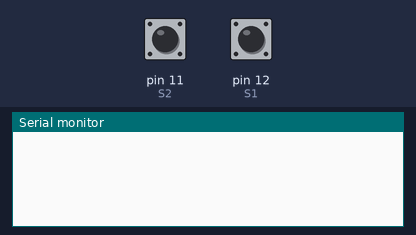
A sketch run on a simulated Arduino Uno, built with avr-gcc and run on an emulated ATmega328P. On the bench: the last lines printed to the serial monitor. The test bench sets the inputs (shaded band); at power-on: pin 12 (S1) HIGH, pin 11 (S2) HIGH.

Above: at 1.2 s.
1.3 s: pin 12 (S1) pulled LOW for 0.15 s
At 2.6 s:
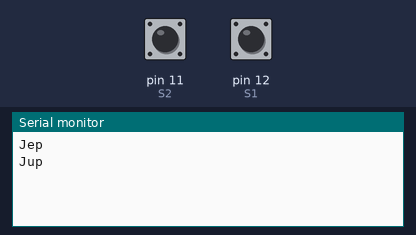
2.9 s: pin 12 (S1) pulled LOW for 3.2 s
At 3.4 s:
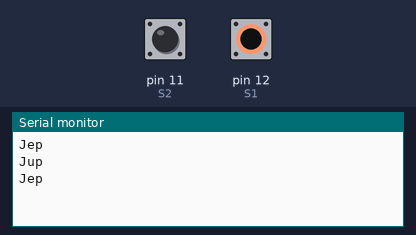

The sketch:

libButton.ino
```cpp
#include "libButton.h"

Button S1(12, 2000);
Button S2(11);

void setup(){
  Serial.begin(9600);
}

void loop(){
  if(S1.pressed()){
    Serial.println("Jep");
  }
  if(S1.released()){
    Serial.println("Jup");
  }
  if(S1.kept()){
    Serial.println("S1 Pito");
  }
  if(S2.kept()){
    Serial.println("S2 Pito");
  }
}
```

libButton.cpp
```cpp
/*
 *
 * libButton.cpp - Kirjasto painikkeiden hallintaa varten
 * sekä myös esimerkki oman kirjaston luontiin
 *
 * by Jani Lehto
 *
 */

#include <Arduino.h>
#include "Button.h"

/*
Konstruktori - Funktio joka luo uuden ilmentymän Button-luokasta.
Täällä alustetaan kaikki painkeen toiminnot
*/
Button::Button(int pin)
{
  //Tuttuun tapaan määritetään pinni lähdöksi
  pinMode(pin, INPUT_PULLUP);
  //Tallennetaan omaksi tiedoksi mihin pinnin liityttiin
  _pin=pin;
  //Luetaan painikkeen tila ensimmäistä vertailua varten
  _prevPState=digitalRead(pin);
  _prevRState=digitalRead(pin);
  //Aikaleiman nollaus
  _timeStamp=0;
  _keepTime=5000;
}


Button::Button(int pin, int keepTime)
{
  //Tuttuun tapaan määritetään pinni lähdöksi
  pinMode(pin, INPUT_PULLUP);
  //Tallennetaan omaksi tiedoksi mihin pinnin liityttiin
  _pin=pin;
  //Luetaan painikkeen tila ensimmäistä vertailua varten
  _prevPState=digitalRead(pin);
  _prevRState=digitalRead(pin);
  //Aikaleiman nollaus
  _timeStamp=0;
  _keepTime=keepTime;
}

/*
Funktio joka kertoo jos painike on painettu. bool paluuarvo voi olla
tosi tai epätosi. buttonPressed() funktiolle ei tarvitse kertoa mitä
pinniä tutkaillaan koska se tieto saatiin jo konstruktorilla.
*/
bool Button::pressed(){
  bool ret=0;
  int x=digitalRead(_pin);
  if(x!=_prevPState && x==BUTTONPRESSED){
    ret=1;
    delay(BOUNCE);
  }
  _prevPState=x;
  return ret;
}

/*
Funktio joka kertoo jos painike on vapautettu. bool paluuarvo voi olla
tosi tai epätosi. buttonPressed() funktiolle ei tarvitse kertoa mitä
pinniä tutkaillaan koska se tieto saatiin jo konstruktorilla.
*/
bool Button::released(){
  bool ret=0;
  int x=digitalRead(_pin);
  if(x!=_prevRState && x!=BUTTONPRESSED){
    ret=1;
    delay(BOUNCE);
  }
  _prevRState=x;
  return ret;
}

/*
 * Funktio kertoo viiden sekunnin välein painikkeen
 * pohjassapidosta
 */
bool Button::kept(){
  bool ret=0;
  int x=digitalRead(_pin);
  if(x == BUTTONPRESSED){
      if(_timeStamp == 0){//Uuusi painallus
        _timeStamp = millis();//Eli otetaan uusi aikaleima
      }else if(millis()-_timeStamp > _keepTime){
        ret = 1;
        _timeStamp += _keepTime;
      }
  }else{
    _timeStamp=0;
  }
  return ret;
}
```

libButton.h
```cpp
/*
 *
 * libButton.h - Kirjasto painikkeiden hallintaa varten
 * sekä myös esimerkki oman kirjaston luontiin
 *
 * by Jani Lehto
 *
 */

#ifndef Button_h
#define Button_h

#include <Arduino.h>

const int BUTTONPRESSED=LOW;
const int BOUNCE=20;
/*
Luodaan luokka joka muodostuu metodeista painikkeen käsittelyä varten,
sekä muuttujuat joita tarvitaan
*/
class Button
{
  //Julkinen tieto
  public:
    //Konstruktori joka liittää metodit valitulle tulolle
    Button(int pin);
    Button(int pin, int keepTime);
    //Metodi joka kertoo painkkeen painalluksesta
    bool pressed();
    bool released();
    bool kept();
  //Yksityinen tieto
  private:
    //Mihin tuloon painike liitetään
    int _pin;
    //Tilatieto vanhasta painikkeen tilasta
    int _prevPState;
    int _prevRState;
    //Aikaleima
    unsigned long _timeStamp;
    unsigned long _keepTime;
};

#endif
```

Measured:
- after the input at 1.3 s, the serial monitor: prints a new line at once (image 1)
